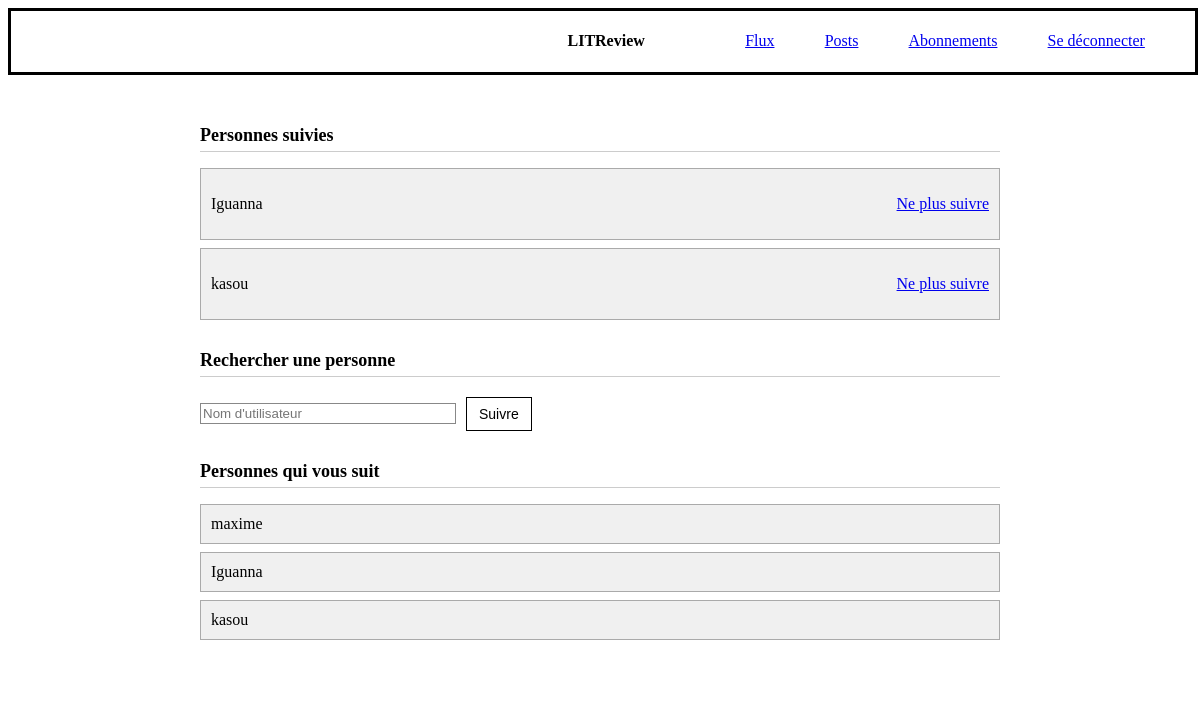
/followers/ (signed in), run on the app's committed database.
### activity/models.py (models this page shows)
class UserFollows(models.Model):
    follower = models.ForeignKey(to=settings.AUTH_USER_MODEL, on_delete=models.CASCADE,related_name='followed_users')
    followed = models.ForeignKey(to=settings.AUTH_USER_MODEL, on_delete=models.CASCADE,related_name='followers')
    class Meta:
        unique_together = ('follower', 'followed', )

### activity/views.py (the view)
# urls.py: path('followers/', display_followers, name='display_followers'),
@login_required
def display_followers(request):
    User = get_user_model()
    followed_users = UserFollows.objects.filter(follower=request.user)
    all_users = User.objects.exclude(id=request.user.id)
    not_followed_users = all_users.exclude(id__in=[user.followed.id for user in followed_users])
    followers = UserFollows.objects.filter(followed=request.user)
    context = {
        "followed_users": followed_users,
        "not_followed_users": not_followed_users,
        "count_followed_users": followed_users.count(),
        "followers": followers,
    }
    return render(request, 'followers.html', context)

### activity/templates/followers.html (shortened to what this page needs)
{% extends 'base.html' %}
{% load static %}
{% block head_css %}
<link rel="stylesheet" href="{% static 'litreview/styles.css' %}">
{% endblock %}
{% block content %}
<section class="followers_section">
    <h3>Personnes suivies</h3>
    <ul>
        {% for relation in followed_users %}
            <li>
                <p>{{ relation.followed.username }}</p>
                <a href="{% url 'unfollow_user' relation.followed.id %}">Ne plus suivre</a>
            </li>
        {% empty %}
            <li>Vous ne suivez personne.</li>
        {% endfor %}
    </ul>
    <h3>Rechercher une personne</h3>
    <form class="followers_form" method="post" action="{% url 'search_user_to_follow' %}">
        <input type="text" name="username" placeholder="Nom d'utilisateur">
        <button type="submit">Suivre</button>
    </form>
    <h3>Personnes qui vous suit</h3>
    <ul>
        {% for relation in followers %}
            <li>{{ relation.follower.username }}</li>
        {% empty %}
            <li>Personne ne vous suit encore.</li>
        {% endfor %}
    </ul>
</section>
{% endblock %}

### static/litreview/styles.css (style rules this page uses)
.followers_section { max-width: 800px; margin: auto; padding: 20px; background-color: #fff; color: #000; }
.followers_section h3 { font-size: 18px; margin-top: 30px; margin-bottom: 10px; padding-bottom: 5px; border-bottom: 1px solid #ccc; }
.followers_section ul { list-style: none; padding-left: 0; margin-bottom: 20px; }
.followers_section ul li { border: 1px solid #aaa; background-color: #f0f0f0; padding: 10px; margin-bottom: 8px; display: flex; justify-content: space-between; align-items: center; }
.followers_form { margin-top: 20px; display: flex; gap: 10px; align-items: center; }
.followers_form input[type="text"] { padding: 2px; border: 1px solid #888; width: 250px; background-color: #fff; color: #000; }
.followers_form button { border: 1px solid #000; background-color: #fff; color: #000; padding: 8px 12px; cursor: pointer; font-size: 14px; }

### data on the page
UserFollows: followed.username "Iguanna"
UserFollows: followed.username "kasou"
UserFollows: follower.username "maxime"
UserFollows: follower.username "Iguanna"
UserFollows: follower.username "kasou"
